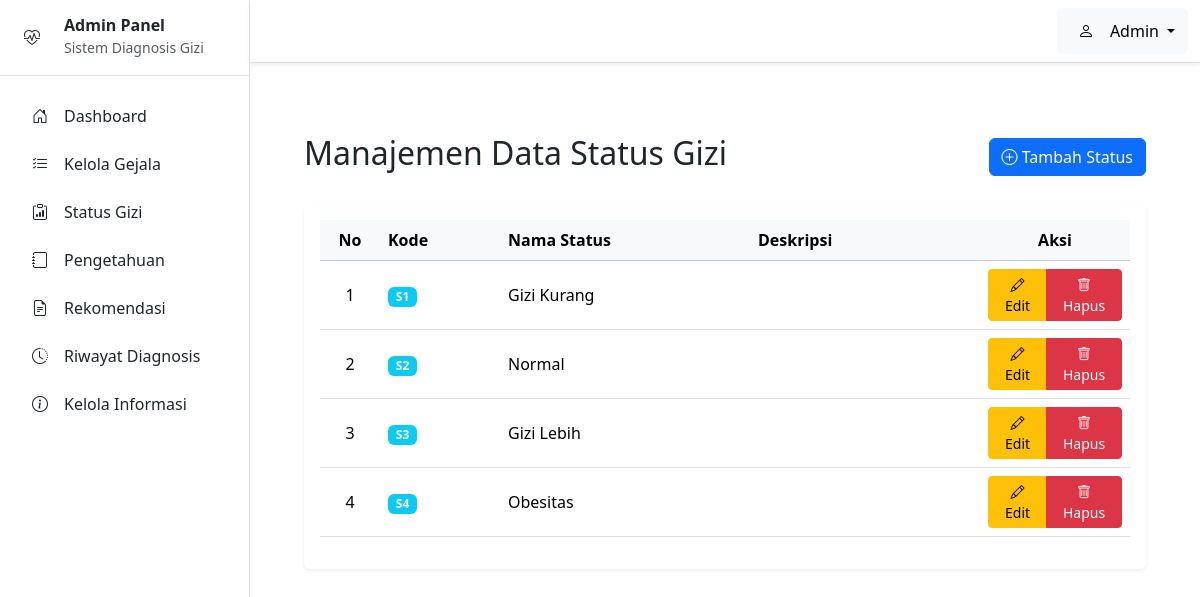
Screenshot of /admin/status_gizi.php (signed in) with the database file from the repository.
### tables this page shows
CREATE TABLE `status_gizi` (
  `id` int(11) NOT NULL,
  `kode_status` varchar(5) NOT NULL,
  `nama_status` varchar(100) NOT NULL,
  `deskripsi` text DEFAULT NULL
);

### admin/status_gizi.php (the view, shortened to what this page needs)
<?php
require_once __DIR__ . '/../config/databases.php';
$stmt = $pdo->query("SELECT * FROM status_gizi ORDER BY kode_status ASC");
$status_data = $stmt->fetchAll();
require_once __DIR__ . '/../templates/admin/header.php';
?>
<div class="container-fluid p-4">
    <div class="d-flex justify-content-between align-items-center mb-4">
        <h2 class="text-dark">Manajemen Data Status Gizi</h2>
        <button type="button" class="btn btn-primary" data-bs-toggle="modal" data-bs-target="#modalTambah">
            <i class="bi bi-plus-circle"></i> Tambah Status
        </button>
    </div>
    <div class="card shadow-sm border-0">
        <div class="card-body">
            <div class="table-responsive">
                <table class="table table-hover align-middle">
                    <thead class="table-light">
                        <tr>
                            <th class="text-center" style="width: 60px;">No</th>
                            <th style="width: 120px;">Kode</th>
                            <th style="width: 250px;">Nama Status</th>
                            <th>Deskripsi</th>
                            <th class="text-center" style="width: 150px;">Aksi</th>
                        </tr>
                    </thead>
                    <tbody>
                        <?php if (empty($status_data)) : ?>
                            <tr>
                                <td colspan="5" class="text-center py-4 text-muted">
                                    <i class="bi bi-inbox" style="font-size: 2rem;"></i>
                                    <p class="mt-2">Tidak ada data</p>
                                </td>
                            </tr>
                        <?php else : ?>
                            <?php foreach ($status_data as $index => $status) : ?>
                                <tr>
                                    <td class="text-center"><?php echo $index + 1; ?></td>
                                    <td><span
                                            class="badge bg-info"><?php echo htmlspecialchars($status['kode_status']); ?></span>
                                    </td>
                                    <td><?php echo htmlspecialchars($status['nama_status']); ?></td>
                                    <td><?php echo htmlspecialchars($status['deskripsi']); ?></td>
                                    <td class="text-center">
                                        <div class="btn-group" role="group">
                                            <button type="button" class="btn btn-sm btn-warning" data-bs-toggle="modal"
                                                data-bs-target="#modalEdit" data-id="<?php echo $status['id']; ?>"
                                                data-kode="<?php echo htmlspecialchars($status['kode_status']); ?>"
                                                data-nama="<?php echo htmlspecialchars($status['nama_status']); ?>"
                                                data-deskripsi="<?php echo htmlspecialchars($status['deskripsi']); ?>">
                                                <i class="bi bi-pencil"></i> Edit
                                            </button>
                                            <button type="button" class="btn btn-sm btn-danger"
                                                onclick="if(confirm('Apakah Anda yakin ingin menghapus data ini?')) { document.getElementById('delete-form-<?php echo $status['id']; ?>').submit(); }">
                                                <i class="bi bi-trash"></i> Hapus
                                            </button>
                                        </div>
                                    </td>
                                </tr>
                            <?php endforeach; ?>
                        <?php endif; ?>
                    </tbody>
                </table>
            </div>
        </div>
    </div>
</div>
<?php
require_once __DIR__ . '/../templates/admin/footer.php';
?>

### rows the page displays
status_gizi: kode_status "S1", nama_status "Gizi Kurang"
status_gizi: kode_status "S2", nama_status "Normal"
status_gizi: kode_status "S3", nama_status "Gizi Lebih"
status_gizi: kode_status "S4", nama_status "Obesitas"

### other values shown
$username "Admin"
